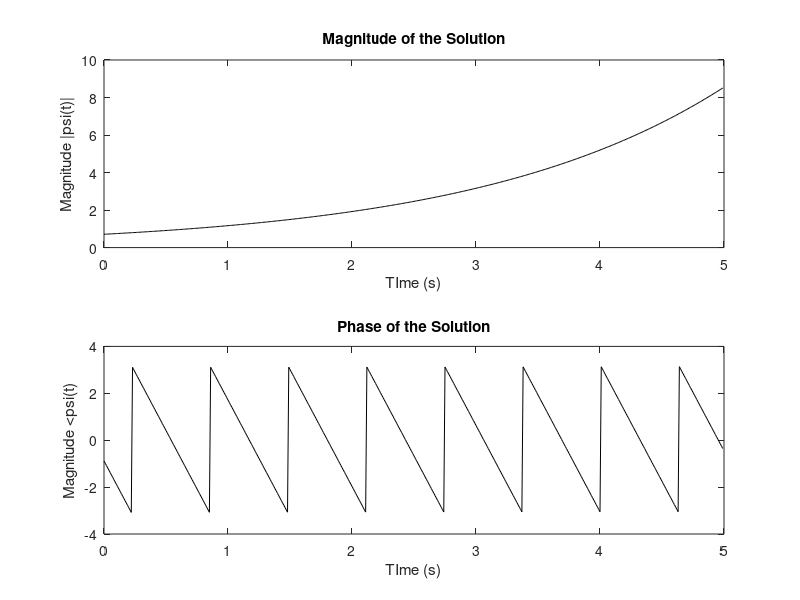

Source code (MATLAB):
%% AUTHOR: Sahil Raj
%% Program to solve the time dependent Shrodinger Equation using Gauss-Jordan Elimination

%% NOTE: This code takes about a minute to run,
%% TO GET FATER RESULT: reduce the tmax value

clc; clear all;

dt = 0.01;
% change the values here
tmax = 5.0;
N = round(tmax/dt);
t = (0:dt:tmax)(1:N);

M = zeros(N, N);
R = zeros(N, 1);


h_ = 6.626e-34;
E = -10*h_;
psi0 = 0.5 + 0.5i;

% COMPUTE the base of the exponent
del = E * dt * i / h_ - 1;

% SETUP the matrix
M(1, 1) = 1;
for k = 2:N
    M(k, k-1) = del;
    M(k, k) = 1;
endfor

% SETUP the initial value
R(1) = -del * psi0;

% CREATE the augmented matrix
A = [ M R ];

% PERFORM gauss-jordan elimination
for p = 1:N
  pe = A(p, p);
  for r = 1:N
    if r == p
      continue
    endif
    A(r, :) = A(r, :) - A(r, p) * A(p, :) / pe;
  endfor
endfor

% OBTAIN the values of Variables psi_{k}
RES = zeros(1, N);
for p= N:-1:1
  RES(p) = A(p, end)/A(p, p);
endfor

RES = RES';
subplot(2, 1, 1);
plot(t, abs(RES), 'k-');
xlabel("TIme (s)");
ylabel("Magnitude |psi(t)|");
title("Magnitude of the Solution");
subplot(2, 1, 2);
plot(t, angle(RES), 'k-');
xlabel("TIme (s)");
ylabel("Magnitude <psi(t)");
title("Phase of the Solution");
